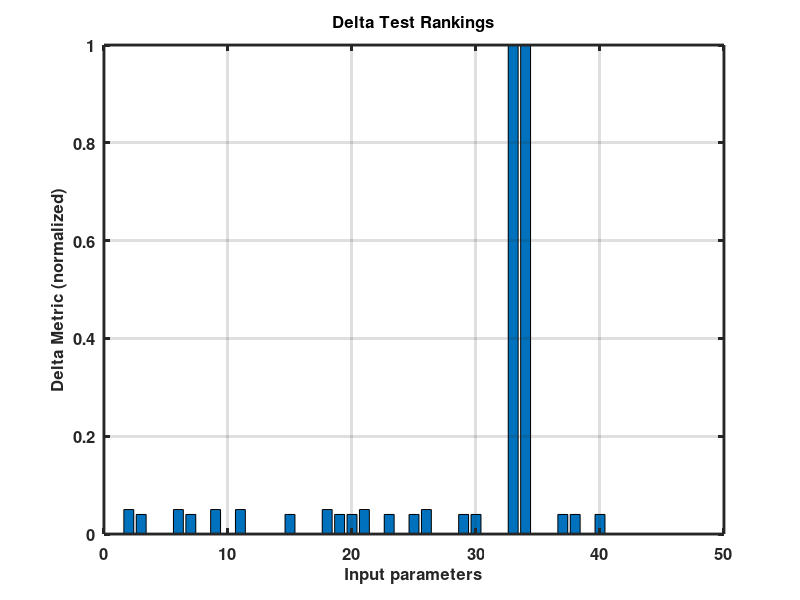

This figure's MATLAB source:
if exist('noCLF') 
   hold off
else
   clf
end;
A = [
0.000000e+00
5.000000e-02
4.000000e-02
0.000000e+00
0.000000e+00
5.000000e-02
4.000000e-02
0.000000e+00
5.000000e-02
0.000000e+00
5.000000e-02
0.000000e+00
0.000000e+00
0.000000e+00
4.000000e-02
0.000000e+00
0.000000e+00
5.000000e-02
4.000000e-02
4.000000e-02
5.000000e-02
0.000000e+00
4.000000e-02
0.000000e+00
4.000000e-02
5.000000e-02
0.000000e+00
0.000000e+00
4.000000e-02
4.000000e-02
0.000000e+00
0.000000e+00
1.000000e+00
1.000000e+00
0.000000e+00
0.000000e+00
4.000000e-02
4.000000e-02
0.000000e+00
4.000000e-02
];
bar(A, 0.8);
set(gca,'linewidth',2)
set(gca,'fontweight','bold')
set(gca,'fontsize',12)
grid on
box on
title('Delta Test Rankings','FontWeight','bold','FontSize',12)
xlabel('Input parameters','FontWeight','bold','FontSize',12)
ylabel('Delta Metric (normalized)','FontWeight','bold','FontSize',12)
